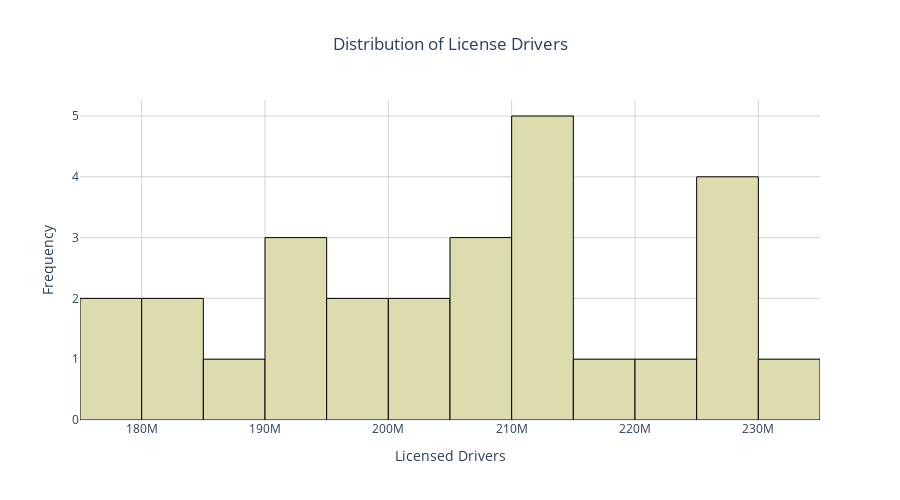

The notebook cell this image was saved under:
### Code cell
''' Create a histogram to visualize the distribution of License Drivers '''

# Create histogram
figvr5 = px.histogram(
    registrations,
    x="Licensed_Drivers",
    nbins=12,
    title="Distribution of License Drivers",
    color_discrete_sequence=[colors["registrations"]]
)

# Customize layout
figvr5.update_layout(
    template="plotly_white",
    title_x=0.5,
    xaxis_title="Licensed Drivers",
    yaxis_title="Frequency",
    xaxis=dict(showgrid=True, gridcolor="lightgray"),
    yaxis=dict(showgrid=True, gridcolor="lightgray"),
    hovermode="x unified",
    height=500
)

figvr5.update_traces(marker_line_color="black", marker_line_width=1, opacity=1)

figvr5.show()

### Figure 1 — Plotly figure (JSON) as saved in the notebook; plotly's stock layout.template omitted (floating-point values rounded to 4 significant figures)
{"data": [{"bingroup": "x", "hovertemplate": "Licensed_Drivers=%{x}<br>count=%{y}<extra></extra>", "legendgroup": "", "marker": {"color": "#DCDCAF", "line": {"color": "black", "width": 1}, "pattern": {"shape": ""}}, "name": "", "nbinsx": 12, "opacity": 1, "orientation": "v", "showlegend": false, "type": "histogram", "x": [176600000.0, 179500000.0, 182700000.0, 184900000.0, 187200000.0, 190600000.0, 191300000.0, 194300000.0, 196200000.0, 198900000.0, 200700000.0, 202800000.0, 205700000.0, 208300000.0, 209600000.0, 210100000.0, 211900000.0, 211800000.0, 212200000.0, 214100000.0, 218100000.0, 222000000.0, 225300000.0, 227600000.0, 228700000.0, 228200000.0, 232800000.0], "xaxis": "x", "yaxis": "y"}], "layout": {"barmode": "relative", "height": 500, "hovermode": "x unified", "legend": {"tracegroupgap": 0}, "title": {"text": "Distribution of License Drivers", "x": 0.5}, "xaxis": {"anchor": "y", "domain": [0, 1], "gridcolor": "lightgray", "showgrid": true, "title": {"text": "Licensed Drivers"}}, "yaxis": {"anchor": "x", "domain": [0, 1], "gridcolor": "lightgray", "showgrid": true, "title": {"text": "Frequency"}}}}
